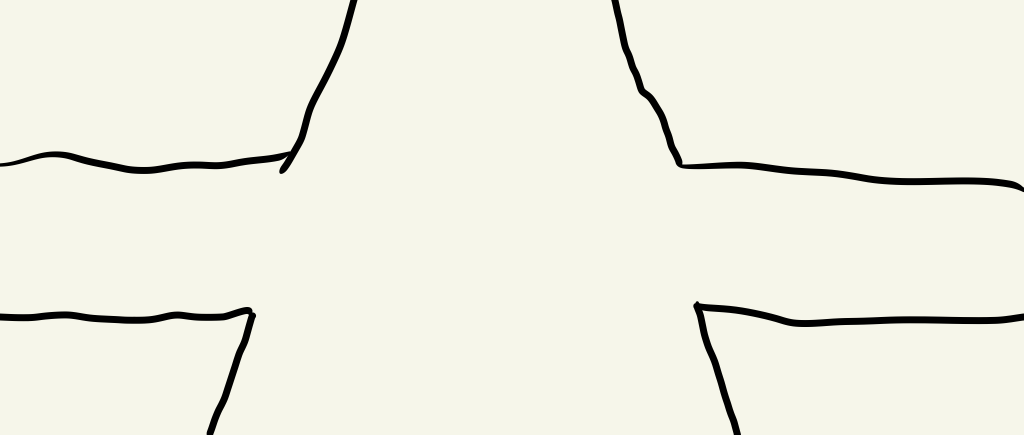
#> input picture visualizing/test9.jpeg, 2047 x 869 px, found by its file name (shown at 1/2 size)
$ python 'corrdinates_detection(new).py'
#> lines starting #> are read from the running program, lines starting #| are printed output that depends on the picture
import cv2
import numpy as np
import os
import argparse
import matplotlib.pyplot as plt
import time


def compress_image(input_image_path, output_image_path, quality):
    # Load the image using OpenCV
    image = cv2.imread(input_image_path)

    # Set the compression parameters
    compression_params = [cv2.IMWRITE_JPEG_QUALITY, quality]

    # Compress and save the image
    cv2.imwrite(output_image_path, image, compression_params)

# [6 lines of commented-out code are left out]


def display_image(image):
    # Preprocessing
    #resized_image = cv2.resize(image, (640, 480))  # Resize image for faster processing
    grayscale_image = cv2.cvtColor(image, cv2.COLOR_BGR2GRAY)  # Convert to grayscale
#> image is the input picture: shape (869, 2047, 3); mean B, G, R 227.4, 239, 239
    #cv2.imshow('Gray image', grayscale_image)
    height, width = grayscale_image.shape
#> height = 869; width = 2047
    for y in range(height//2,height,1):
        for x in range(0,width,1):
        # Get the color value of the pixel
            color = image[y, x]
            if color[0] < 50 and color[1] < 50 and color[2] < 50:
                color=0
                x_coordinates.append(x)
                y_coordinates.append(-y)
                continue
            elif color[0] > 200 and color[1] > 200 and color[2] > 200:
                color=1
                continue
            else:
                color=-1
                continue
        # Print the color value
            print(f"Pixel ({x}, {y}): {color}")
#> after the loop, x_coordinates = 22530 items; y_coordinates = 22530 items


    #cv2.waitKey(10000)
    #cv2.destroyAllWindows()
    #plt.close('all')
x_coordinates = []
y_coordinates = []
print(display_image(cv2.imread("./visualizing/test9.jpeg")))
plt.plot(x_coordinates, y_coordinates, 'o')
plt.xlabel('X')
plt.ylabel('Y')
plt.title('Multiple Points')
plt.show()
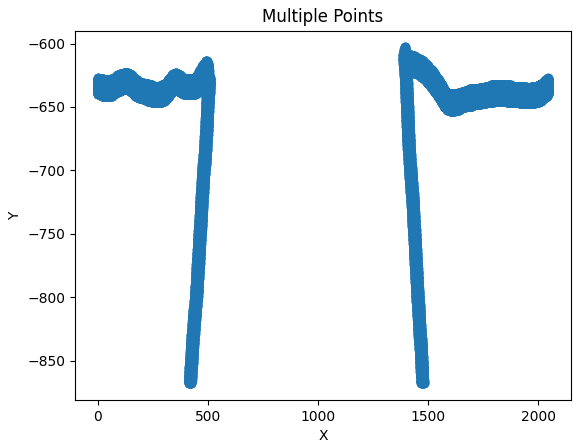
#> figure drawn by matplotlib, 1 panel
plt.close()

$ run again, with visualizing/test1.jpeg copied over visualizing/test9.jpeg
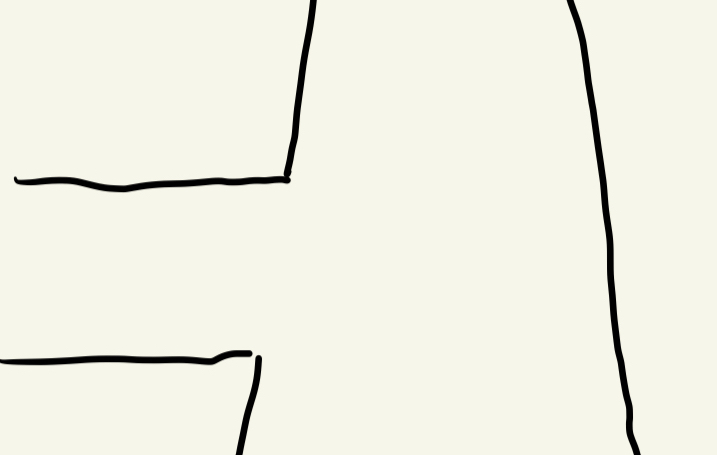
#> input picture visualizing/test1.jpeg, 717 x 455 px, found by its file name
#> in display_image, image is the input picture: shape (455, 717, 3); mean B, G, R 228, 239.7, 239.7
#> after the loop in display_image, `for y in range(height//2,height,1):`: x_coordinates = 3429 values, max 639 at index 3390, min 0 at index 1529, mean 350.5; y_coordinates = 3429 values, max -227 at index 0, min -454 at index 3417, mean -360.1
#> `plt.show()`:
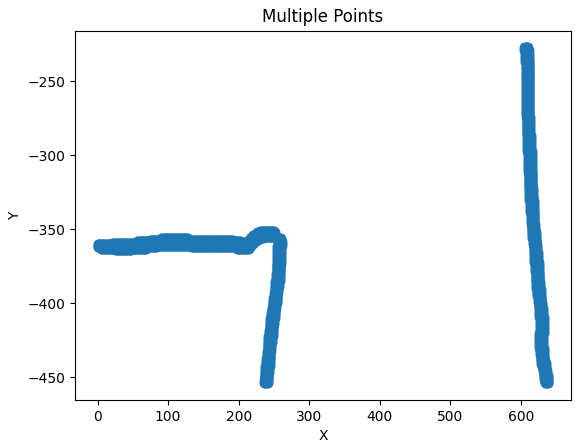
#> figure drawn by matplotlib, 1 panel

$ run again, with visualizing/test10.jpeg copied over visualizing/test9.jpeg
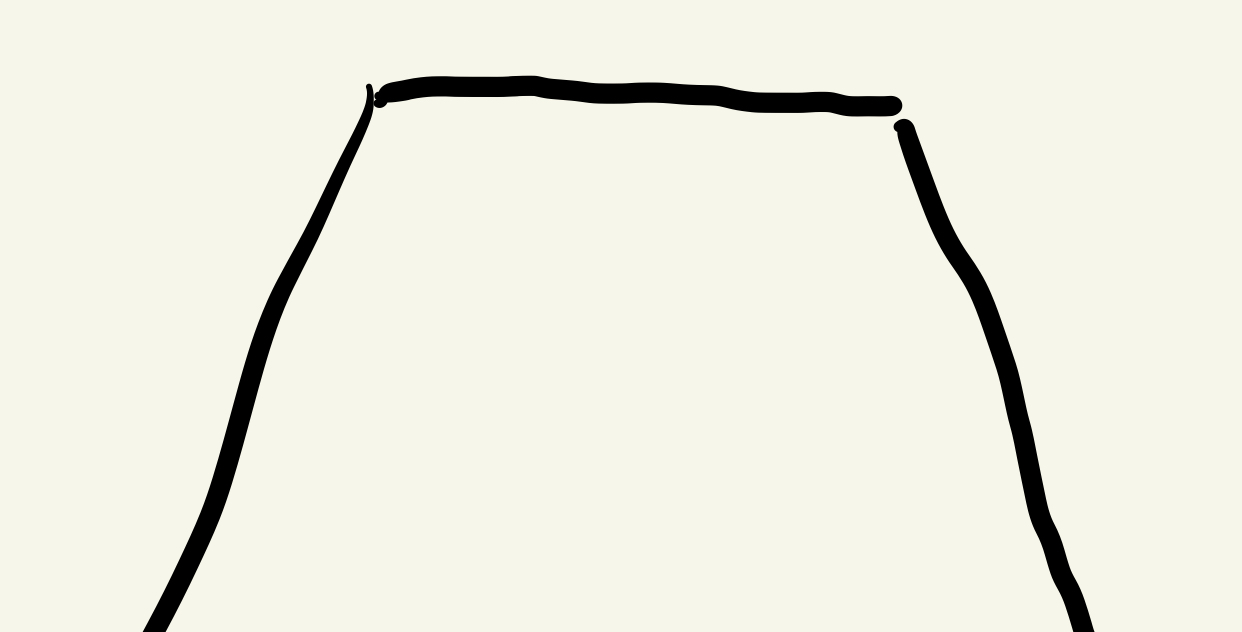
#> input picture visualizing/test10.jpeg, 1242 x 632 px, found by its file name
#> in display_image, image is the input picture: shape (632, 1242, 3); mean B, G, R 224.5, 236, 236
#> after the loop in display_image, `for y in range(height//2,height,1):`: x_coordinates = 13110 values, max 1093 at index 13065, min 143 at index 13066, mean 622.5; y_coordinates = 13110 values, max -316 at index 0, min -631 at index 13066, mean -475.5
#> `plt.show()`:
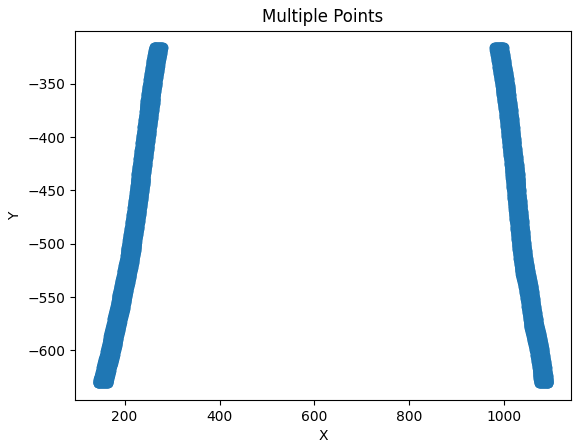
#> figure drawn by matplotlib, 1 panel
